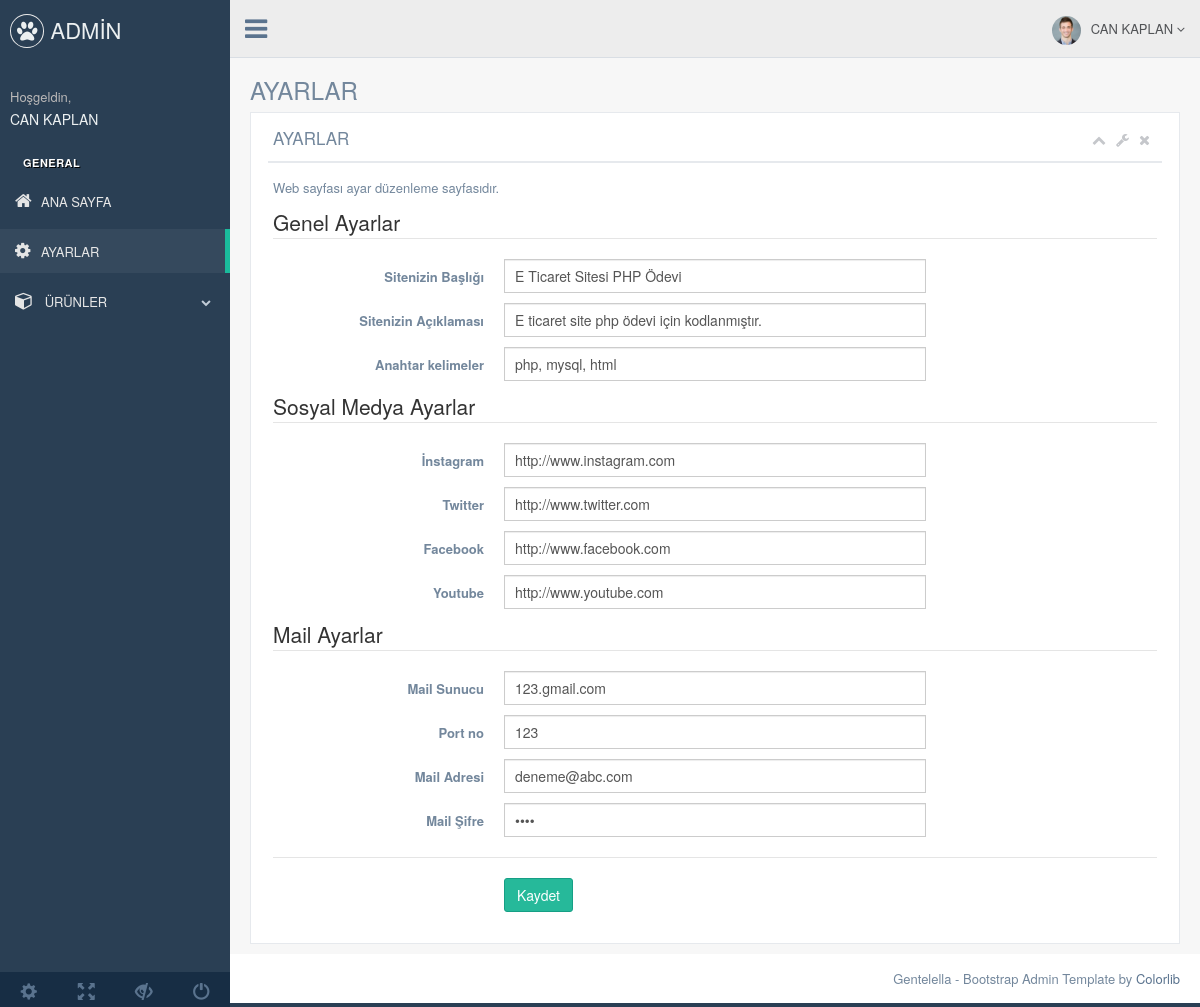
Screenshot of /yonet/ayar.php (signed in) with the database file from the repository.
### tables this page shows
CREATE TABLE IF NOT EXISTS `ayar` (
  `ayar_id` int(11) NOT NULL AUTO_INCREMENT,
  `ayar_baslik` varchar(100) NOT NULL,
  `ayar_description` varchar(255) NOT NULL,
  `ayar_keywords` varchar(255) NOT NULL,
  `ayar_facebook` varchar(150) NOT NULL,
  `ayar_twitter` varchar(150) NOT NULL,
  `ayar_instagram` varchar(150) NOT NULL,
  `ayar_youtube` varchar(150) NOT NULL,
  `ayar_msunucu` varchar(100) NOT NULL,
  `ayar_mport` int(4) NOT NULL,
  `ayar_mkadi` varchar(100) NOT NULL,
  `ayar_msifre` varchar(20) NOT NULL,
  PRIMARY KEY (`ayar_id`)
);

### baglan.php (called while the page is built, shortened)
<?php
try {
     $db = new PDO("mysql:host=localhost;dbname=eticaret;charset=utf8","root", "");
} catch ( PDOException $e ){
     print $e->getMessage();
     exit;
}
$Ayar=$db->query("SELECT * FROM ayar")->fetch();
?>

### yonet/ayar.php (the view, shortened to what this page needs)
<?php
include "Ust.php";
?>
        <div class="right_col" role="main">
          <div class="">
            <div class="page-title">
              <div class="title_left">
                <h3>AYARLAR</h3>
              </div>
              </div>
            </div>
            <div class="clearfix"></div>
            <div class="row">
              <div class="col-md-12 col-sm-12 col-xs-12">
                <div class="x_panel">
                  <div class="x_title">
                    <h2>AYARLAR</h2>
                    <ul class="nav navbar-right panel_toolbox">
                      <li><a class="collapse-link"><i class="fa fa-chevron-up"></i></a>
                      </li>
                      <li class="dropdown">
                        <a href="#" class="dropdown-toggle" data-toggle="dropdown" role="button" aria-expanded="false"><i class="fa fa-wrench"></i></a>
                      </li>
                      <li><a class="close-link"><i class="fa fa-close"></i></a>
                      </li>
                    </ul>
                    <div class="clearfix"></div>
                  </div>
                  <div class="x_content">
                    <form action="ayar_guncelle.php" method="POST" class="form-horizontal form-label-left" novalidate>
                      <p>Web sayfası ayar düzenleme sayfasıdır.
                      </p>
                      <span class="section">Genel Ayarlar</span>
                      <div class="item form-group">
                        <label class="control-label col-md-3 col-sm-3 col-xs-12" for="ayar_baslik">Sitenizin Başlığı
                        </label>
                        <div class="col-md-6 col-sm-6 col-xs-12">
                          <input id="ayar_baslik" class="form-control col-md-7 col-xs-12" data-validate-length-range="10" data-validate-words="2" name="ayar_baslik" value="<?php echo $Ayar ["ayar_baslik"];  ?>" placeholder="Buraya sitenizin başlığını yazınız..." type="text">
                        </div>
                      </div>
                        <div class="item form-group">
                        <label class="control-label col-md-3 col-sm-3 col-xs-12" for="ayar_description">Sitenizin Açıklaması
                        </label>
                        <div class="col-md-6 col-sm-6 col-xs-12">
                          <input id="ayar_description" class="form-control col-md-7 col-xs-12" data-validate-length-range="10" data-validate-words="2" name="ayar_description" value="<?php echo $Ayar ["ayar_description"];  ?>" placeholder="Buraya sitenizin açıklamasını yazınız..."type="text">
                        </div>
                      </div>
                        <div class="item form-group">
                        <label class="control-label col-md-3 col-sm-3 col-xs-12" for="ayar_keywords">Anahtar kelimeler
                        </label>
                        <div class="col-md-6 col-sm-6 col-xs-12">
                          <input id="ayar_keywords" class="form-control col-md-7 col-xs-12" data-validate-length-range="10" data-validate-words="2" name="ayar_keywords"value="<?php echo $Ayar ["ayar_keywords"];  ?>" placeholder="Buraya sitenizin anahtar kelimelerini yazınız..." type="text">
                        </div>
                      </div>
                 <span class="section">Sosyal Medya Ayarlar</span>
                      <div class="item form-group">
                        <label class="control-label col-md-3 col-sm-3 col-xs-12" for="ayar_instagram">İnstagram
                        </label>
                        <div class="col-md-6 col-sm-6 col-xs-12">
                          <input id="ayar_instagram" class="form-control col-md-7 col-xs-12" data-validate-length-range="10" data-validate-words="2" name="ayar_instagram" value="<?php echo $Ayar ["ayar_instagram"];  ?>" placeholder="" type="text">
                        </div>
                      </div>
                        <div class="item form-group">
                        <label class="control-label col-md-3 col-sm-3 col-xs-12" for="ayar_twitter">Twitter
                        </label>
                        <div class="col-md-6 col-sm-6 col-xs-12">
                          <input id="ayar_twitter" class="form-control col-md-7 col-xs-12" data-validate-length-range="10" data-validate-words="2" name="ayar_twitter" value="<?php echo $Ayar ["ayar_twitter"];  ?>"placeholder=""  type="text">
                        </div>
                      </div>
                        <div class="item form-group">
                        <label class="control-label col-md-3 col-sm-3 col-xs-12" for="ayar_facebook">Facebook
                        </label>
                        <div class="col-md-6 col-sm-6 col-xs-12">
                          <input id="ayar_facebook" class="form-control col-md-7 col-xs-12" data-validate-length-range="10" data-validate-words="2" name="ayar_facebook" value="<?php echo $Ayar ["ayar_facebook"];  ?>"placeholder=""  type="text">
                        </div>
                      </div>
                        <div class="item form-group">
                        <label class="control-label col-md-3 col-sm-3 col-xs-12" for="ayar_youtube">Youtube
                        </label>
                        <div class="col-md-6 col-sm-6 col-xs-12">
                          <input id="ayar_youtube" class="form-control col-md-7 col-xs-12" data-validate-length-range="10" data-validate-words="2" name="ayar_youtube" value="<?php echo $Ayar ["ayar_youtube"];  ?>"placeholder="" type="text">
                        </div>
                      </div>
                 <span class="section">Mail Ayarlar</span>
                        <div class="item form-group">
                        <label class="control-label col-md-3 col-sm-3 col-xs-12" for="ayar_msunucu">Mail Sunucu
                        </label>
                        <div class="col-md-6 col-sm-6 col-xs-12">
                          <input id="ayar_msunucu" class="form-control col-md-7 col-xs-12" data-validate-length-range="10" data-validate-words="2" name="ayar_msunucu"value="<?php echo $Ayar ["ayar_msunucu"];  ?>" placeholder=""  type="text">
                        </div>
                      </div>
                        <div class="item form-group">
                        <label class="control-label col-md-3 col-sm-3 col-xs-12" for="ayar_mport">Port no
                        </label>
                        <div class="col-md-6 col-sm-6 col-xs-12">
                          <input id="ayar_mport" class="form-control col-md-7 col-xs-12" data-validate-length-range="10" data-validate-words="2" name="ayar_mport"value="<?php echo $Ayar ["ayar_mport"];  ?>" placeholder="" type="text">
                        </div>
                      </div>
                      <div class="item form-group">
                        <label class="control-label col-md-3 col-sm-3 col-xs-12" for="ayar_mkadi">Mail Adresi
                        </label>
                        <div class="col-md-6 col-sm-6 col-xs-12">
                          <input id="ayar_mkadi" class="form-control col-md-7 col-xs-12" data-validate-length-range="10" data-validate-words="2" name="ayar_mkadi"value="<?php echo $Ayar ["ayar_mkadi"];  ?>" placeholder=""  type="text">
                        </div>
                      </div>
                       <div class="item form-group">
                        <label class="control-label col-md-3 col-sm-3 col-xs-12" for="ayar_msifre">Mail Şifre
                        </label>
                        <div class="col-md-6 col-sm-6 col-xs-12">
                          <input id="ayar_msifre" class="form-control col-md-7 col-xs-12" data-validate-length-range="10" data-validate-words="2" name="ayar_msifre" value="<?php echo $Ayar ["ayar_msifre"];  ?>"placeholder=""  type="password">
                        </div>
                      </div>
                      <div class="ln_solid"></div>
                      <div class="form-group">
                        <div class="col-md-6 col-md-offset-3">
                          <button id="send" type="submit" class="btn btn-success">Kaydet</button>
                        </div>
                      </div>
                    </form>
                  </div>
                </div>
              </div>
            </div>
          </div>
        </div>
<?php
include "Alt.php";
?>

### rows the page displays
ayar: ayar_baslik "E Ticaret Sitesi PHP Ödevi", ayar_description "E ticaret site php ödevi için kodlanmıştır.", ayar_instagram "http://www.instagram.com", ayar_twitter "http://www.twitter.com", ayar_facebook "http://www.facebook.com", ayar_youtube "http://www.youtube.com"

### other values shown
$_SESSION['kullanici_adsoyad'] "CAN KAPLAN"
